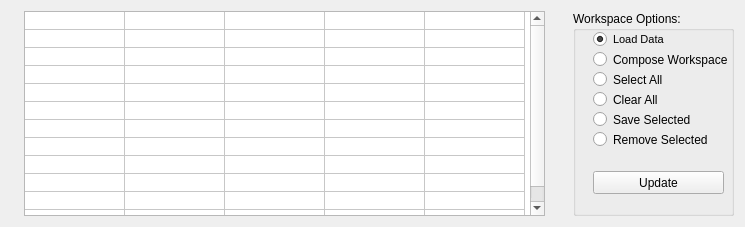
        <widget class="QWidget" name="tabWidgetFilesWorkspacesPage2">
         <attribute name="title">
          <string>Workspace Manager</string>
         </attribute>
         <layout class="QHBoxLayout" name="horizontalLayout">
          <item>
           <widget class="QLabel" name="label_105">
            <property name="text">
             <string/>
            </property>
           </widget>
          </item>
          <item>
           <widget class="QTableWidget" name="tableWidgetWorkspaces">
            <property name="enabled">
             <bool>true</bool>
            </property>
            <property name="minimumSize">
             <size>
              <width>521</width>
              <height>205</height>
             </size>
            </property>
            <property name="sizeIncrement">
             <size>
              <width>5</width>
              <height>5</height>
             </size>
            </property>
            <property name="dragEnabled">
             <bool>false</bool>
            </property>
            <property name="selectionBehavior">
             <enum>QAbstractItemView::SelectRows</enum>
            </property>
            <property name="sortingEnabled">
             <bool>true</bool>
            </property>
            <property name="rowCount">
             <number>12</number>
            </property>
            <property name="columnCount">
             <number>5</number>
            </property>
            <attribute name="horizontalHeaderVisible">
             <bool>false</bool>
            </attribute>
            <attribute name="horizontalHeaderCascadingSectionResizes">
             <bool>false</bool>
            </attribute>
            <attribute name="horizontalHeaderDefaultSectionSize">
             <number>100</number>
            </attribute>
            <attribute name="horizontalHeaderShowSortIndicator" stdset="0">
             <bool>true</bool>
            </attribute>
            <attribute name="horizontalHeaderStretchLastSection">
             <bool>false</bool>
            </attribute>
            <attribute name="verticalHeaderVisible">
             <bool>false</bool>
            </attribute>
            <attribute name="verticalHeaderCascadingSectionResizes">
             <bool>true</bool>
            </attribute>
            <attribute name="verticalHeaderDefaultSectionSize">
             <number>18</number>
            </attribute>
            <attribute name="verticalHeaderHighlightSections">
             <bool>true</bool>
            </attribute>
            <attribute name="verticalHeaderMinimumSectionSize">
             <number>15</number>
            </attribute>
            <attribute name="verticalHeaderStretchLastSection">
             <bool>false</bool>
            </attribute>
            <row/>
            <row/>
            <row/>
            <row/>
            <row/>
            <row/>
            <row/>
            <row/>
            <row/>
            <row/>
            <row/>
            <row/>
            <column>
             <property name="text">
              <string>Workspace</string>
             </property>
            </column>
            <column>
             <property name="text">
              <string>Type</string>
             </property>
            </column>
            <column>
             <property name="text">
              <string>Saved</string>
             </property>
            </column>
            <column>
             <property name="text">
              <string>Size</string>
             </property>
            </column>
            <column>
             <property name="text">
              <string>Select</string>
             </property>
            </column>
           </widget>
          </item>
          <item>
           <spacer name="horizontalSpacer">
            <property name="orientation">
             <enum>Qt::Horizontal</enum>
            </property>
            <property name="sizeType">
             <enum>QSizePolicy::Fixed</enum>
            </property>
            <property name="sizeHint" stdset="0">
             <size>
              <width>22</width>
              <height>20</height>
             </size>
            </property>
           </spacer>
          </item>
          <item>
           <widget class="QGroupBox" name="groupBox">
            <property name="minimumSize">
             <size>
              <width>161</width>
              <height>191</height>
             </size>
            </property>
            <property name="title">
             <string>Workspace Options:</string>
            </property>
            <widget class="QPushButton" name="pushButtonUpdate">
             <property name="geometry">
              <rect>
               <x>20</x>
               <y>160</y>
               <width>131</width>
               <height>23</height>
              </rect>
             </property>
             <property name="text">
              <string>Update</string>
             </property>
            </widget>
            <widget class="QRadioButton" name="radioButtonClearAll">
             <property name="geometry">
              <rect>
               <x>20</x>
               <y>80</y>
               <width>131</width>
               <height>17</height>
              </rect>
             </property>
             <property name="text">
              <string>Clear All</string>
             </property>
            </widget>
            <widget class="QRadioButton" name="radioButtonSaveSelected">
             <property name="geometry">
              <rect>
               <x>20</x>
               <y>100</y>
               <width>151</width>
               <height>17</height>
              </rect>
             </property>
             <property name="text">
              <string>Save Selected</string>
             </property>
            </widget>
            <widget class="QRadioButton" name="radioButtonLoadSingleWorkspace">
             <property name="geometry">
              <rect>
               <x>20</x>
               <y>20</y>
               <width>141</width>
               <height>17</height>
              </rect>
             </property>
             <property name="font">
              <font>
               <family>MS Shell Dlg 2</family>
               <pointsize>8</pointsize>
              </font>
             </property>
             <property name="text">
              <string>Load Data</string>
             </property>
             <property name="checked">
              <bool>true</bool>
             </property>
            </widget>
            <widget class="QRadioButton" name="radioButtonSelectAll">
             <property name="geometry">
              <rect>
               <x>20</x>
               <y>60</y>
               <width>141</width>
               <height>17</height>
              </rect>
             </property>
             <property name="text">
              <string>Select All</string>
             </property>
            </widget>
            <widget class="QRadioButton" name="radioButtonComposeSelected">
             <property name="geometry">
              <rect>
               <x>20</x>
               <y>40</y>
               <width>141</width>
               <height>17</height>
              </rect>
             </property>
             <property name="text">
              <string>Compose Workspace</string>
             </property>
            </widget>
            <widget class="QRadioButton" name="radioButtonRemoveSelected">
             <property name="geometry">
              <rect>
               <x>20</x>
               <y>120</y>
               <width>171</width>
               <height>17</height>
              </rect>
             </property>
             <property name="text">
              <string>Remove Selected</string>
             </property>
            </widget>
           </widget>
          </item>
         </layout>
        </widget>
